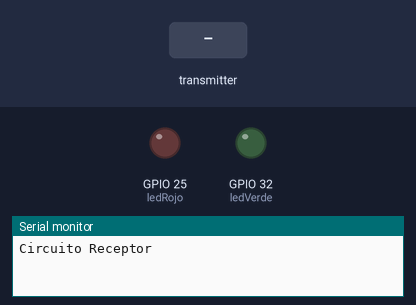
Recording of a sketch running on a simulated ESP32. Shown: output pins drawn as LEDs (lit = HIGH), the last lines printed to the serial monitor. The test bench sets the inputs (shaded band). No radio packets arrive unless stated.

Above: at 1.2 s.
1.3 s: the transmitter starts sending humedad = 0
At 2.4 s:
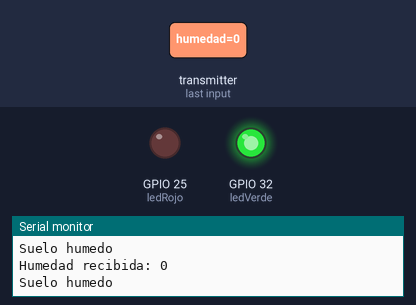
Timing chart, 0 to 4.3 s (numbered marks = the images above; inputs shaded):
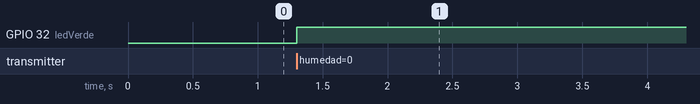

The sketch:

Practica_Frecuencia_Transmisor.ino
```cpp
// CÓDIGO PARA ESP32-WROOM-32

//NRF24L01 PA/LNA Wireless LED Control
//Código Receptor

#include <SPI.h>
#include <RF24.h>
#include <nRF24L01.h>

RF24 radio(2, 5);   // CE, CSN
const byte address[6] = "12321"; // Canal de comunicación

const int ledVerde = 32; // Pines de los
const int ledRojo = 25;  // led's a encender
int humedad;  // Variable para los datos del sensor

void setup() {

  Serial.begin(115200);

  // Inicializacion de led's
  pinMode(ledRojo, OUTPUT);
  pinMode(ledVerde, OUTPUT);

  // Los inica apagados
  digitalWrite(ledRojo, LOW);
  digitalWrite(ledVerde, LOW);


  // Inicializacion de pines del módulo NRF24L01
  SPI.begin(18, 19, 23, 5);

  Serial.println("\nCircuito Receptor");

  //Verificación del modulo NRF24L01, si es que la detecta
  if (!radio.begin()) {
    Serial.println("No se detecta el nRF24L01");
    while (1);
  }

  radio.openReadingPipe(1, address); // Abre el canal y usa la dirección
  radio.setPALevel(RF24_PA_LOW);  // Ajusta el nivel de potencia
  radio.startListening(); // Activa el modo recepción
}

void loop() {
  // Verifica si hay datos del transmisor
  if (radio.available()) {

    // Recibe los datos del sensor
    radio.read(&humedad, sizeof(humedad));

    // Imprime los datos recibidos
    Serial.print("Humedad recibida: ");
    Serial.println(humedad);

    // Verifica si el suelo esta seco o humedo
    if(humedad > 1000){

      // Si esta seco imprime el dato
      Serial.println("Suelo seco");

      // Y prende el led correspondiente (Rojo)
      digitalWrite(ledRojo, HIGH);
      digitalWrite(ledVerde, LOW);
    }
    else{

      // Si esta humedo imprime el dato
      Serial.println("Suelo humedo");

      // Y prende el led Verde
      digitalWrite(ledRojo, LOW);
      digitalWrite(ledVerde, HIGH);

    }
  }
}
```

Measured:
- after the input at 1.3 s, GPIO 32 (ledVerde): LOW → HIGH at once
